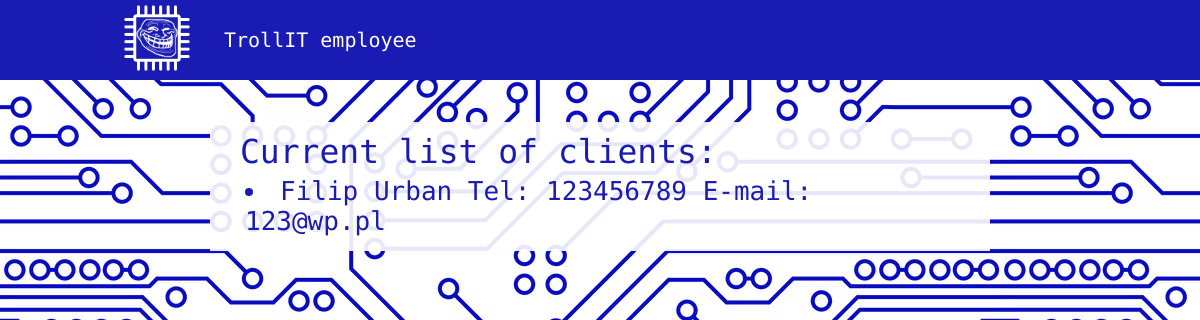
Page /electronic_service/employee/client_list on the earlier database version.
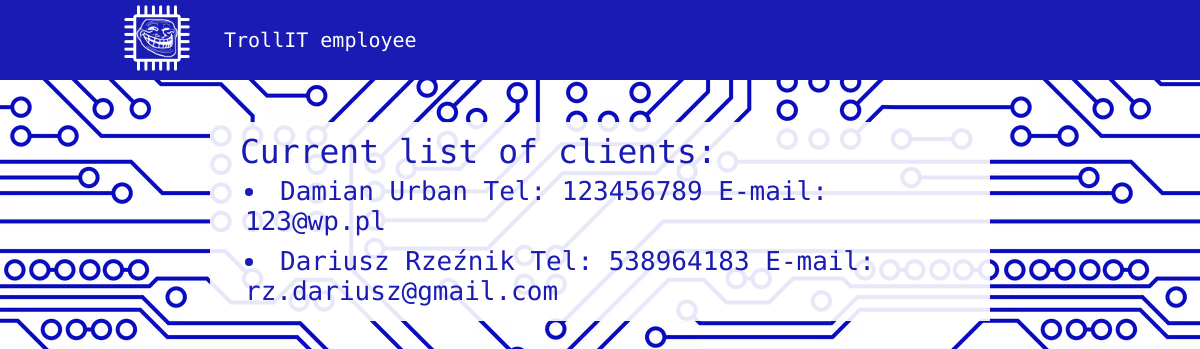
Same page on the later database version.
### electronic_service/models.py (models this page shows, shortened)
class client(models.Model):
    name = models.CharField(max_length=32)
    surname = models.CharField(max_length=32)
    login = models.CharField(max_length=64, unique=True, default="")
    email = models.EmailField(unique=True, blank=False, default="")
    phone_number = models.CharField(max_length=23, unique=True, blank=True)
    def __str__(self):
        return str(
            str(self.name) + " " + str(self.surname) + " Tel: " + str(self.phone_number) + " E-mail: " + str(self.email)
        )

### electronic_service/views.py (the view)
# urls.py: path('employee/client_list', views.client_list_E_P, name='client_list'),
def client_list_E_P(request):
    client_list = client.objects.all()
    return render(request, 'electronic_service/client_list_E_P.html', {'client_list': client_list})

### electronic_service/templates/electronic_service/client_list_E_P.html (shortened to what this page needs)
<!DOCTYPE html>
<html lang="en">
<head>
    {% load static %}
    <link rel="stylesheet" type="text/css" href="{% static 'electronic_service/list_E_P_style.css' %}">
</head>
<body>
<div class="top_div">
    <div class="logo_img">
        <a href="{% url 'electronic_service:index' %}" title="Main page">
            <img src="{% static 'resources/logo_white.png' %}">
        </a>
        <div style="margin-left: 30px">
            TrollIT employee
        </div>
    </div>
</div>
<div class="color_scheme_1" style="margin-top: calc(50px + 9vh);">
    {% if client_list %}
        Current list of clients:
        {% for c in client_list %}
            <li class="data_div">
                {{c}}
            </li>
        {% endfor %}
    {% else %}
        There are no clients in database!
    {% endif %}
</div>
</body>
</html>

Differences in the rows shown:
changed client: name+surname+phone_number "Filip Urban Tel: 123456789 E-mail: 123@wp.pl" → "Damian Urban Tel: 123456789 E-mail: 123@wp.pl"
added client: name+surname+phone_number "Dariusz Rzeźnik Tel: 538964183 E-mail: rz.dariusz@gmail.com"
